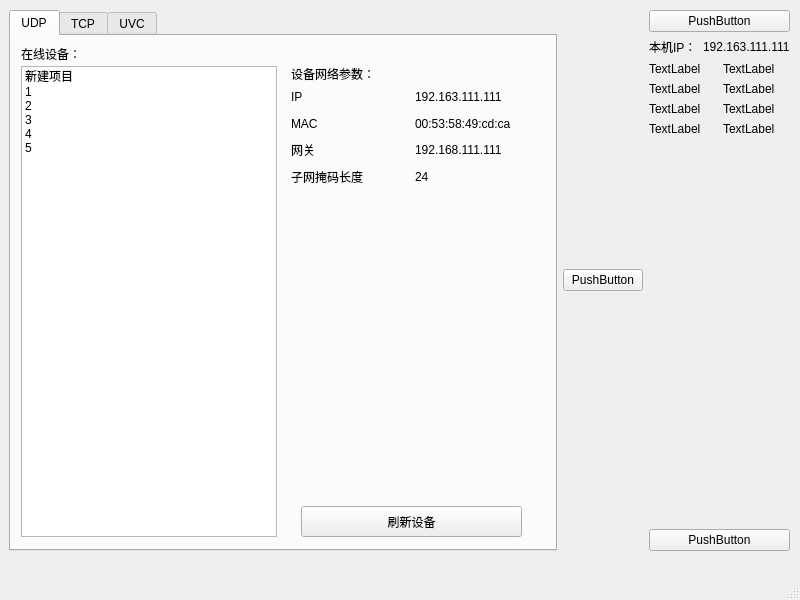
<?xml version="1.0" encoding="UTF-8"?>
<ui version="4.0">
 <class>MainWindow</class>
 <widget class="QMainWindow" name="MainWindow">
  <property name="geometry">
   <rect>
    <x>0</x>
    <y>0</y>
    <width>800</width>
    <height>600</height>
   </rect>
  </property>
  <property name="windowTitle">
   <string>MainWindow</string>
  </property>
  <widget class="QWidget" name="centralwidget">
   <widget class="QWidget" name="horizontalLayoutWidget">
    <property name="geometry">
     <rect>
      <x>9</x>
      <y>10</y>
      <width>781</width>
      <height>541</height>
     </rect>
    </property>
    <layout class="QHBoxLayout" name="horizontalLayout">
     <item>
      <widget class="QTabWidget" name="tabWidget">
       <property name="currentIndex">
        <number>0</number>
       </property>
       <widget class="QWidget" name="udp">
        <attribute name="title">
         <string>UDP</string>
        </attribute>
        <widget class="QLabel" name="label_13">
         <property name="geometry">
          <rect>
           <x>10</x>
           <y>10</y>
           <width>171</width>
           <height>16</height>
          </rect>
         </property>
         <property name="text">
          <string>在线设备：</string>
         </property>
        </widget>
        <widget class="QListWidget" name="list">
         <property name="geometry">
          <rect>
           <x>10</x>
           <y>30</y>
           <width>256</width>
           <height>471</height>
          </rect>
         </property>
         <item>
          <property name="text">
           <string>新建项目</string>
          </property>
         </item>
         <item>
          <property name="text">
           <string>1</string>
          </property>
         </item>
         <item>
          <property name="text">
           <string>2</string>
          </property>
         </item>
         <item>
          <property name="text">
           <string>3</string>
          </property>
         </item>
         <item>
          <property name="text">
           <string>4</string>
          </property>
         </item>
         <item>
          <property name="text">
           <string>5</string>
          </property>
         </item>
        </widget>
        <widget class="QPushButton" name="do_refresh">
         <property name="geometry">
          <rect>
           <x>290</x>
           <y>470</y>
           <width>221</width>
           <height>31</height>
          </rect>
         </property>
         <property name="text">
          <string>刷新设备</string>
         </property>
        </widget>
        <widget class="QWidget" name="verticalLayoutWidget_2">
         <property name="geometry">
          <rect>
           <x>280</x>
           <y>50</y>
           <width>241</width>
           <height>101</height>
          </rect>
         </property>
         <layout class="QVBoxLayout" name="verticalLayout_3">
          <item>
           <layout class="QHBoxLayout" name="horizontalLayout_9">
            <item>
             <widget class="QLabel" name="label_14">
              <property name="text">
               <string>IP</string>
              </property>
             </widget>
            </item>
            <item>
             <widget class="QLabel" name="label_15">
              <property name="text">
               <string>192.163.111.111</string>
              </property>
             </widget>
            </item>
           </layout>
          </item>
          <item>
           <layout class="QHBoxLayout" name="horizontalLayout_13">
            <item>
             <widget class="QLabel" name="label_20">
              <property name="text">
               <string>MAC</string>
              </property>
             </widget>
            </item>
            <item>
             <widget class="QLabel" name="label_21">
              <property name="text">
               <string>00:53:58:49:cd:ca</string>
              </property>
             </widget>
            </item>
           </layout>
          </item>
          <item>
           <layout class="QHBoxLayout" name="horizontalLayout_11">
            <item>
             <widget class="QLabel" name="label_19">
              <property name="text">
               <string>网关</string>
              </property>
             </widget>
            </item>
            <item>
             <widget class="QLabel" name="label_18">
              <property name="text">
               <string>192.168.111.111</string>
              </property>
             </widget>
            </item>
           </layout>
          </item>
          <item>
           <layout class="QHBoxLayout" name="horizontalLayout_10">
            <item>
             <widget class="QLabel" name="label_16">
              <property name="text">
               <string>子网掩码长度</string>
              </property>
             </widget>
            </item>
            <item>
             <widget class="QLabel" name="label_17">
              <property name="text">
               <string>24</string>
              </property>
             </widget>
            </item>
           </layout>
          </item>
         </layout>
        </widget>
        <widget class="QLabel" name="label_22">
         <property name="geometry">
          <rect>
           <x>280</x>
           <y>30</y>
           <width>171</width>
           <height>16</height>
          </rect>
         </property>
         <property name="text">
          <string>设备网络参数：</string>
         </property>
        </widget>
       </widget>
       <widget class="QWidget" name="tcp">
        <attribute name="title">
         <string>TCP</string>
        </attribute>
       </widget>
       <widget class="QWidget" name="uvc">
        <attribute name="title">
         <string>UVC</string>
        </attribute>
       </widget>
      </widget>
     </item>
     <item>
      <widget class="QPushButton" name="pushButton">
       <property name="text">
        <string>PushButton</string>
       </property>
      </widget>
     </item>
     <item>
      <layout class="QVBoxLayout" name="verticalLayout">
       <item>
        <widget class="QPushButton" name="pushButton_4">
         <property name="text">
          <string>PushButton</string>
         </property>
        </widget>
       </item>
       <item>
        <layout class="QHBoxLayout" name="horizontalLayout_2">
         <item>
          <widget class="QLabel" name="label">
           <property name="font">
            <font>
             <pointsize>9</pointsize>
            </font>
           </property>
           <property name="text">
            <string>本机IP：</string>
           </property>
          </widget>
         </item>
         <item>
          <widget class="QLabel" name="label_2">
           <property name="text">
            <string>192.163.111.111</string>
           </property>
          </widget>
         </item>
        </layout>
       </item>
       <item>
        <layout class="QHBoxLayout" name="horizontalLayout_5">
         <item>
          <widget class="QLabel" name="label_7">
           <property name="text">
            <string>TextLabel</string>
           </property>
          </widget>
         </item>
         <item>
          <widget class="QLabel" name="label_8">
           <property name="text">
            <string>TextLabel</string>
           </property>
          </widget>
         </item>
        </layout>
       </item>
       <item>
        <layout class="QHBoxLayout" name="horizontalLayout_6">
         <item>
          <widget class="QLabel" name="label_9">
           <property name="text">
            <string>TextLabel</string>
           </property>
          </widget>
         </item>
         <item>
          <widget class="QLabel" name="label_10">
           <property name="text">
            <string>TextLabel</string>
           </property>
          </widget>
         </item>
        </layout>
       </item>
       <item>
        <layout class="QHBoxLayout" name="horizontalLayout_7">
         <item>
          <widget class="QLabel" name="label_11">
           <property name="text">
            <string>TextLabel</string>
           </property>
          </widget>
         </item>
         <item>
          <widget class="QLabel" name="label_12">
           <property name="text">
            <string>TextLabel</string>
           </property>
          </widget>
         </item>
        </layout>
       </item>
       <item>
        <layout class="QHBoxLayout" name="horizontalLayout_4">
         <item>
          <widget class="QLabel" name="label_5">
           <property name="text">
            <string>TextLabel</string>
           </property>
          </widget>
         </item>
         <item>
          <widget class="QLabel" name="label_6">
           <property name="text">
            <string>TextLabel</string>
           </property>
          </widget>
         </item>
        </layout>
       </item>
       <item>
        <spacer name="verticalSpacer">
         <property name="orientation">
          <enum>Qt::Vertical</enum>
         </property>
         <property name="sizeType">
          <enum>QSizePolicy::Expanding</enum>
         </property>
         <property name="sizeHint" stdset="0">
          <size>
           <width>0</width>
           <height>0</height>
          </size>
         </property>
        </spacer>
       </item>
       <item>
        <widget class="QPushButton" name="pushButton_5">
         <property name="text">
          <string>PushButton</string>
         </property>
         <property name="flat">
          <bool>false</bool>
         </property>
        </widget>
       </item>
      </layout>
     </item>
    </layout>
   </widget>
  </widget>
  <widget class="QMenuBar" name="menubar">
   <property name="geometry">
    <rect>
     <x>0</x>
     <y>0</y>
     <width>800</width>
     <height>22</height>
    </rect>
   </property>
  </widget>
  <widget class="QStatusBar" name="statusbar"/>
 </widget>
 <resources/>
 <connections/>
</ui>
